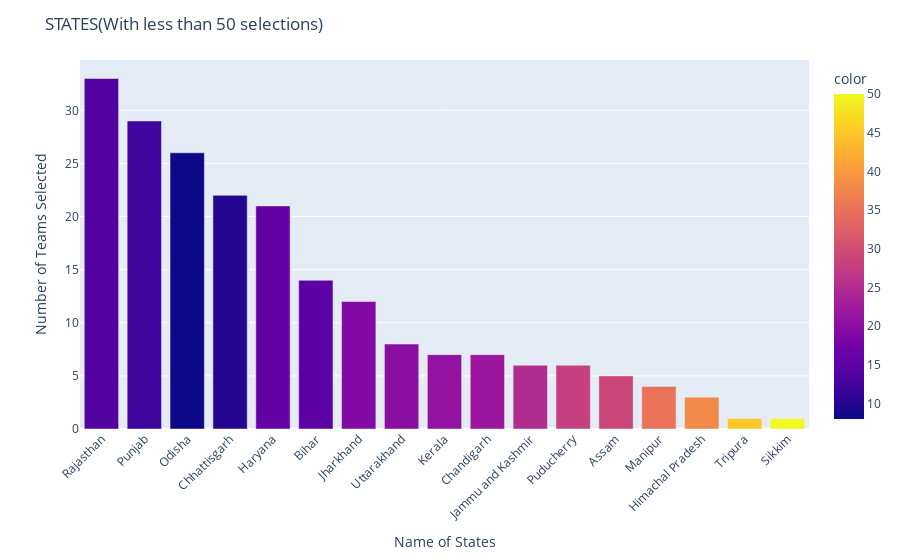

The notebook cell this image was saved under:
### Markdown cell above
Observation:<br>
10) There are Total of 10 States in which more than 50 Teams are selected.<br>
11) Maximum Number of Teams are Selected from Tamil Nadu.<br>
12) TOP 5 STATES ARE:<br>
    Tamil Nadu<br>
    Maharashtra<br>
    Uttar pradesh<br>
    Madhya Pradesh<br>
    West Bengal

### Code cell
fig = px.bar(df,
    x=lessthan_50.index,
    y=lessthan_50.values,
    color = [14, 12, 8, 10, 16,15,19,20,21,22,25,28,29,35,38,45,50]
)
fig.update_layout(
    title='STATES(With less than 50 selections)',
    xaxis_title='Name of States',
    yaxis_title='Number of Teams Selected',
    xaxis_tickangle=-45 )
fig.show()

### Figure 1 — Plotly figure (JSON) as saved in the notebook; plotly's stock layout.template omitted (floating-point values rounded to 4 significant figures)
{"data": [{"alignmentgroup": "True", "hovertemplate": "x=%{x}<br>y=%{y}<br>color=%{marker.color}<extra></extra>", "legendgroup": "", "marker": {"color": [14, 12, 8, 10, 16, 15, 19, 20, 21, 22, 25, 28, 29, 35, 38, 45, 50], "coloraxis": "coloraxis", "pattern": {"shape": ""}}, "name": "", "offsetgroup": "", "orientation": "v", "showlegend": false, "textposition": "auto", "type": "bar", "x": ["Rajasthan", "Punjab", "Odisha", "Chhattisgarh", "Haryana", "Bihar", "Jharkhand", "Uttarakhand", "Kerala", "Chandigarh", "Jammu and Kashmir", "Puducherry", "Assam", "Manipur", "Himachal Pradesh", "Tripura", "Sikkim"], "xaxis": "x", "y": [33, 29, 26, 22, 21, 14, 12, 8, 7, 7, 6, 6, 5, 4, 3, 1, 1], "yaxis": "y"}], "layout": {"barmode": "relative", "coloraxis": {"colorbar": {"title": {"text": "color"}}, "colorscale": [[0, "#0d0887"], [0.1111, "#46039f"], [0.2222, "#7201a8"], [0.3333, "#9c179e"], [0.4444, "#bd3786"], [0.5556, "#d8576b"], [0.6667, "#ed7953"], [0.7778, "#fb9f3a"], [0.8889, "#fdca26"], [1, "#f0f921"]]}, "legend": {"tracegroupgap": 0}, "margin": {"t": 60}, "title": {"text": "STATES(With less than 50 selections)"}, "xaxis": {"anchor": "y", "domain": [0, 1], "tickangle": -45, "title": {"text": "Name of States"}}, "yaxis": {"anchor": "x", "domain": [0, 1], "title": {"text": "Number of Teams Selected"}}}}
